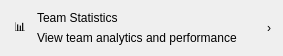
           <widget class="QFrame" name="cardStats">
            <property name="minimumSize">
             <size>
              <width>0</width>
              <height>56</height>
             </size>
            </property>
            <property name="maximumSize">
             <size>
              <width>16777215</width>
              <height>56</height>
             </size>
            </property>
            <property name="cursor">
             <cursorShape>PointingHandCursor</cursorShape>
            </property>
            <property name="frameShape">
             <enum>QFrame::Shape::NoFrame</enum>
            </property>
            <layout class="QHBoxLayout" name="cardStatsLayout">
             <property name="spacing">
              <number>10</number>
             </property>
             <property name="leftMargin">
              <number>14</number>
             </property>
             <property name="topMargin">
              <number>8</number>
             </property>
             <property name="rightMargin">
              <number>12</number>
             </property>
             <property name="bottomMargin">
              <number>8</number>
             </property>
             <item>
              <widget class="QLabel" name="cardStatsIcon">
               <property name="text">
                <string>📊</string>
               </property>
              </widget>
             </item>
             <item>
              <layout class="QVBoxLayout" name="cardStatsTextLayout">
               <property name="spacing">
                <number>0</number>
               </property>
               <property name="leftMargin">
                <number>0</number>
               </property>
               <property name="topMargin">
                <number>0</number>
               </property>
               <property name="rightMargin">
                <number>0</number>
               </property>
               <property name="bottomMargin">
                <number>0</number>
               </property>
               <item>
                <widget class="QLabel" name="cardStatsTitle">
                 <property name="text">
                  <string>Team Statistics</string>
                 </property>
                </widget>
               </item>
               <item>
                <widget class="QLabel" name="cardStatsSub">
                 <property name="text">
                  <string>View team analytics and performance</string>
                 </property>
                </widget>
               </item>
              </layout>
             </item>
             <item>
              <spacer name="spacer12">
               <property name="orientation">
                <enum>Qt::Orientation::Horizontal</enum>
               </property>
               <property name="sizeHint" stdset="0">
                <size>
                 <width>20</width>
                 <height>20</height>
                </size>
               </property>
              </spacer>
             </item>
             <item>
              <widget class="QLabel" name="cardStatsChevron">
               <property name="text">
                <string>›</string>
               </property>
              </widget>
             </item>
            </layout>
           </widget>
